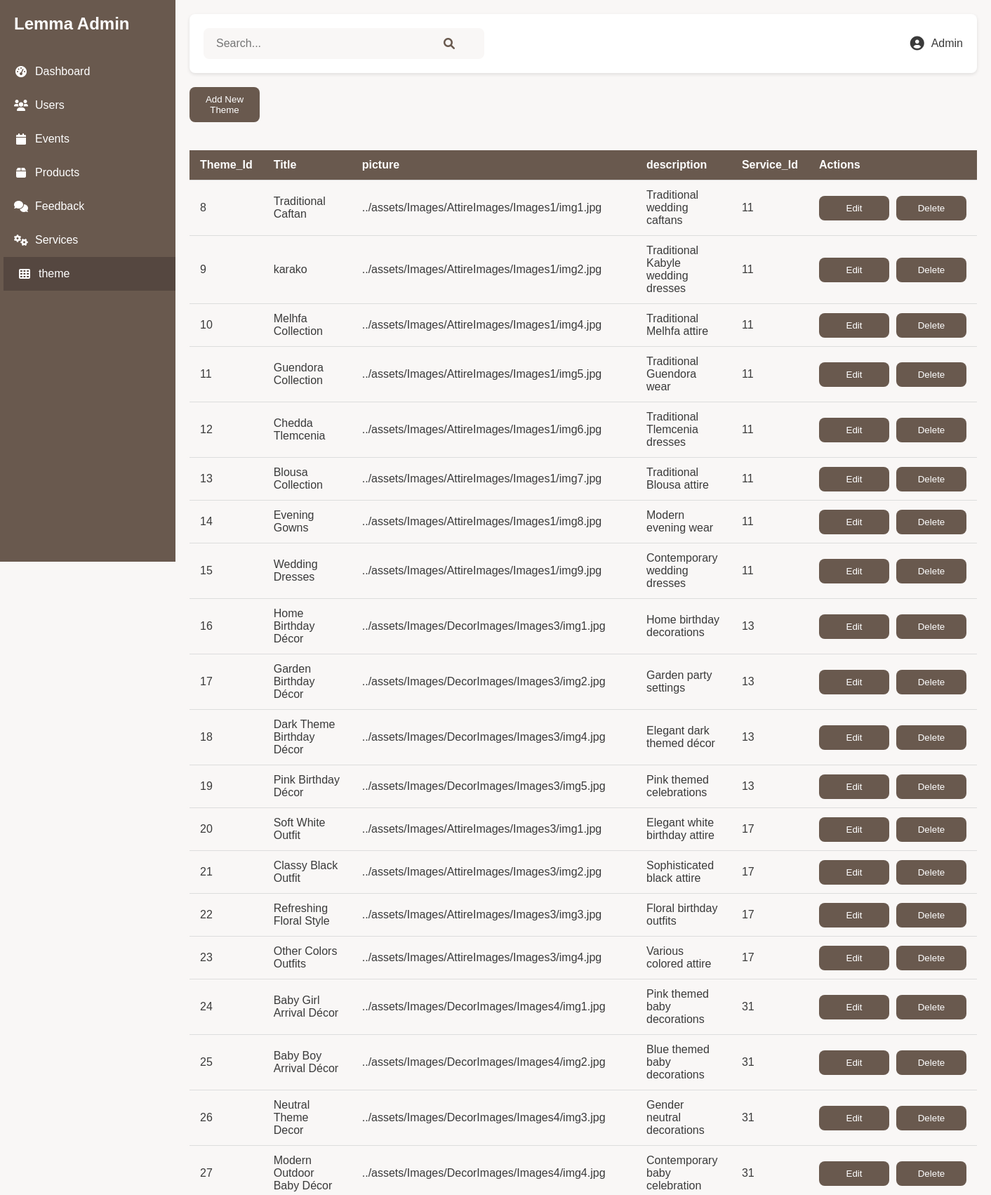
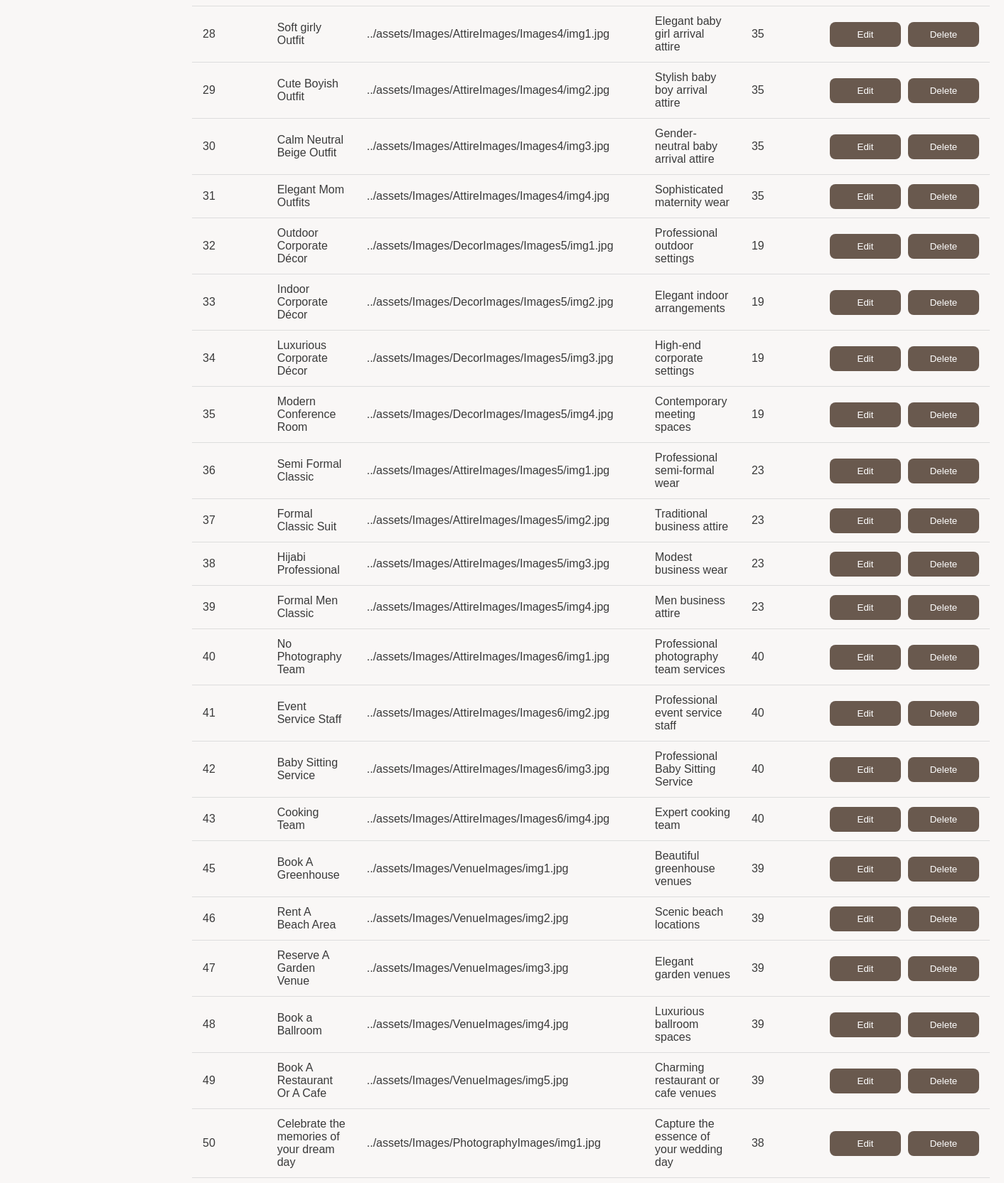
/Admin/index3.php?section=theme (upper part), run on the app's committed database (2 pictures, top to bottom).
### tables this page shows
CREATE TABLE `theme` (
  `Theme_Id` int(11) NOT NULL,
  `Title` varchar(50) NOT NULL,
  `picture` varchar(255) NOT NULL,
  `description` varchar(255) NOT NULL,
  `Service_Id` int(11) NOT NULL
);

### Admin/index3.php (the view, shortened to what this page needs)
<?php
include '../db1.php';
$currentSection = isset($_GET['section']) ? $_GET['section'] : 'dashboard';
$search = isset($_GET['search']) ? $_GET['search'] : '';
?>
<!DOCTYPE html>
<html lang="en">
<head>
    <link rel="stylesheet" href="https://cdnjs.cloudflare.com/ajax/libs/font-awesome/6.0.0/css/all.min.css">
    <link rel="stylesheet" href="styles.css">
</head>
<body>
    <div class="admin-container">
        <aside class="sidebar">
            <div class="logo">
                <h2>Lemma Admin</h2>
            </div>
            <nav>
                <a href="?section=dashboard" class="<?php echo $currentSection === 'dashboard' ? 'active' : ''; ?>"><i class="fas fa-tachometer-alt"></i> Dashboard</a>
                <a href="?section=users" class="<?php echo $currentSection === 'users' ? 'active' : ''; ?>"><i class="fas fa-users"></i> Users</a>
                <a href="?section=event" class="<?php echo $currentSection === 'event' ? 'active' : ''; ?>"><i class="fas fa-calendar"></i> Events</a>
                <a href="?section=product" class="<?php echo $currentSection === 'product' ? 'active' : ''; ?>"><i class="fas fa-box"></i> Products</a>
                <a href="?section=feedback" class="<?php echo $currentSection === 'feedback' ? 'active' : ''; ?>"><i class="fas fa-comments"></i> Feedback</a>
                <a href="?section=services" class="<?php echo $currentSection === 'services' ? 'active' : ''; ?>"><i class="fas fa-cogs"></i> Services</a>
                <a href="?section=theme" class="<?php echo $currentSection === 'theme' ? 'active' : ''; ?>"><i class="fas fa-th"></i> theme</a>
            </nav>
        </aside>
        <main class="main-content">
            <header>
                <div class="search-bar">
                    <form method="GET">
                        <input type="text" name="search" placeholder="Search..." value="<?php echo htmlspecialchars($search); ?>">
                        <button type="submit"><i class="fas fa-search"></i></button>
                    </form>
                </div>
                <div class="admin-profile">
                    <i class="fas fa-user-circle"></i>
                    <span>Admin</span>
                </div>
            </header>
            <div class="content-section">
                <?php if (in_array($currentSection, ['event', 'services', 'theme'])): ?>
                    <button onclick="editItem('<?php echo $currentSection; ?>')" style="margin-bottom: 20px;">
                        Add New <?php echo ucfirst($currentSection); ?>
                    </button>
                <?php endif; ?>
                <?php
                switch ($currentSection) {
                    case 'theme':
                        $query = "SELECT * FROM theme WHERE Title LIKE ?";
                        $idColumn = 'Theme_Id';
                        break;
                }
                $stmt = $conn->prepare($query);
                $searchParam = "%" . $search . "%";
                $stmt->bind_param("s", $searchParam);
                $stmt->execute();
                $result = $stmt->get_result();
                echo "<table>";
                echo "<thead><tr>";
                while ($field = $result->fetch_field()) {
                    echo "<th>" . htmlspecialchars($field->name) . "</th>";
                }
                echo "<th>Actions</th>";
                echo "</tr></thead><tbody>";
                while ($row = $result->fetch_assoc()) {
                    echo "<tr>";
                    foreach ($row as $key => $value) {
                        echo "<td>" . htmlspecialchars($value ?? '', ENT_QUOTES, 'UTF-8') . "</td>";
                    }
                    if ($currentSection === 'services' || $currentSection === 'theme' || $currentSection === 'event') {
                        echo "<td>
                       <div class=\"container\">
                            <button onclick=\"editItem('{$currentSection}', {$row[$idColumn]})\">Edit</button>
                            <button onclick=\"deleteItem('{$currentSection}', {$row[$idColumn]})\">Delete</button>
                            </div>
                        </td>";
                    } else {
                        echo "<td>
                            <button onclick=\"deleteItem('{$currentSection}', {$row[$idColumn]})\">Delete</button>
                        </td>";
                    }
                    echo "</tr>";
                }
                echo "</tbody></table>";
                ?>
            </div>
        </main>
    </div>
</body>
</html>

### Admin/styles.css (style rules this page uses)
:root { --primary-color: #69594e; --secondary-color: #f9f7f6; --hover-color: #554740; --text-color: #3a3a3a; --sidebar-width: 250px; --header-height: 60px; --border-radius: 8px; }
* { margin: 0; padding: 0; box-sizing: border-box; }
body { font-family: "Arial", sans-serif; background-color: var(--secondary-color); color: var(--text-color); }
.admin-container { display: flex; min-height: 100vh; }
.sidebar { width: var(--sidebar-width); background-color: var(--primary-color); color: white; padding: 20px 0; position: fixed; height: 100vh; overflow-y: auto; transition: transform 0.3s ease; z-index: 1000; }
.logo { padding: 0 20px; margin-bottom: 30px; }
.logo h2 { font-size: 24px; font-weight: bold; }
.sidebar nav { display: flex; flex-direction: column; }
.sidebar nav a { padding: 15px 20px; color: white; text-decoration: none; display: flex; align-items: center; transition: background-color 0.3s ease, transform 0.2s ease; font-size: 16px; }
.sidebar nav a i { margin-right: 10px; width: 20px; text-align: center; }
.sidebar nav a:hover, .sidebar nav a.active { background-color: var(--hover-color); transform: translateX(5px); }
.main-content { flex: 1; margin-left: var(--sidebar-width); padding: 20px; transition: margin-left 0.3s ease; }
header { display: flex; justify-content: space-between; align-items: center; padding: 20px; background-color: white; border-radius: var(--border-radius); margin-bottom: 20px; box-shadow: 0 2px 5px rgba(0, 0, 0, 0.1); }
.search-bar { display: flex; align-items: center; background-color: var(--secondary-color); border-radius: var(--border-radius); padding: 5px 10px; flex: 0 1 400px; }
.search-bar form { display: flex; align-items: center; width: 100%; }
.search-bar input { border: none; background: none; padding: 8px; width: 100%; outline: none; font-size: 16px; color: var(--text-color); }
.search-bar button { display: flex; align-items: center; justify-content: center; background: none; border: none; color: var(--primary-color); cursor: pointer; font-size: 18px; padding: 5px; }
.search-bar button i { font-size: 16px; }
.admin-profile { display: flex; align-items: center; gap: 10px; font-size: 16px; color: var(--text-color); }
.admin-profile i { font-size: 20px; }
table { width: 100%; border-collapse: collapse; margin-top: 20px; min-width: 600px; }
th, td { padding: 12px 15px; text-align: left; border-bottom: 1px solid #ddd; }
th { background-color: var(--primary-color); color: white; }
.container { display: flex; gap: 10px; justify-content: center; }
button { padding: 10px; width: 100px; background-color: var(--primary-color); color: white; border: none; border-radius: var(--border-radius); cursor: pointer; transition: background-color 0.3s ease, transform 0.2s ease; }

### data on the page
theme: Theme_Id "8", Title "Traditional Caftan", picture "../assets/Images/AttireImages/Images1/img1.jpg", description "Traditional wedding caftans", Service_Id "11"
theme: Theme_Id "9", Title "karako", picture "../assets/Images/AttireImages/Images1/img2.jpg", description "Traditional Kabyle wedding dresses", Service_Id "11"
theme: Theme_Id "10", Title "Melhfa Collection", picture "../assets/Images/AttireImages/Images1/img4.jpg", description "Traditional Melhfa attire", Service_Id "11"
theme: Theme_Id "11", Title "Guendora Collection", picture "../assets/Images/AttireImages/Images1/img5.jpg", description "Traditional Guendora wear", Service_Id "11"
theme: Theme_Id "12", Title "Chedda Tlemcenia", picture "../assets/Images/AttireImages/Images1/img6.jpg", description "Traditional Tlemcenia dresses", Service_Id "11"
theme: Theme_Id "13", Title "Blousa Collection", picture "../assets/Images/AttireImages/Images1/img7.jpg", description "Traditional Blousa attire", Service_Id "11"
theme: Theme_Id "14", Title "Evening Gowns", picture "../assets/Images/AttireImages/Images1/img8.jpg", description "Modern evening wear", Service_Id "11"
theme: Theme_Id "15", Title "Wedding Dresses", picture "../assets/Images/AttireImages/Images1/img9.jpg", description "Contemporary wedding dresses", Service_Id "11"
theme: Theme_Id "16", Title "Home Birthday Décor", picture "../assets/Images/DecorImages/Images3/img1.jpg", description "Home birthday decorations", Service_Id "13"
theme: Theme_Id "17", Title "Garden Birthday Décor", picture "../assets/Images/DecorImages/Images3/img2.jpg", description "Garden party settings", Service_Id "13"
theme: Theme_Id "18", Title "Dark Theme Birthday Décor", picture "../assets/Images/DecorImages/Images3/img4.jpg", description "Elegant dark themed décor", Service_Id "13"
theme: Theme_Id "19", Title "Pink Birthday Décor", picture "../assets/Images/DecorImages/Images3/img5.jpg", description "Pink themed celebrations", Service_Id "13"
theme: Theme_Id "20", Title "Soft White Outfit", picture "../assets/Images/AttireImages/Images3/img1.jpg", description "Elegant white birthday attire", Service_Id "17"
theme: Theme_Id "21", Title "Classy Black Outfit", picture "../assets/Images/AttireImages/Images3/img2.jpg", description "Sophisticated black attire", Service_Id "17"
theme: Theme_Id "22", Title "Refreshing Floral Style", picture "../assets/Images/AttireImages/Images3/img3.jpg", description "Floral birthday outfits", Service_Id "17"
theme: Theme_Id "23", Title "Other Colors Outfits", picture "../assets/Images/AttireImages/Images3/img4.jpg", description "Various colored attire", Service_Id "17"
theme: Theme_Id "24", Title "Baby Girl Arrival Décor", picture "../assets/Images/DecorImages/Images4/img1.jpg", description "Pink themed baby decorations", Service_Id "31"
theme: Theme_Id "25", Title "Baby Boy Arrival Décor", picture "../assets/Images/DecorImages/Images4/img2.jpg", description "Blue themed baby decorations", Service_Id "31"
theme: Theme_Id "26", Title "Neutral Theme Decor", picture "../assets/Images/DecorImages/Images4/img3.jpg", description "Gender neutral decorations", Service_Id "31"
theme: Theme_Id "27", Title "Modern Outdoor Baby Décor", picture "../assets/Images/DecorImages/Images4/img4.jpg", description "Contemporary baby celebration", Service_Id "31"
theme: Theme_Id "28", Title "Soft girly Outfit", picture "../assets/Images/AttireImages/Images4/img1.jpg", description "Elegant baby girl arrival attire", Service_Id "35"
theme: Theme_Id "29", Title "Cute Boyish Outfit", picture "../assets/Images/AttireImages/Images4/img2.jpg", description "Stylish baby boy arrival attire", Service_Id "35"
theme: Theme_Id "30", Title "Calm Neutral Beige Outfit", picture "../assets/Images/AttireImages/Images4/img3.jpg", description "Gender-neutral baby arrival attire", Service_Id "35"
theme: Theme_Id "31", Title "Elegant Mom Outfits", picture "../assets/Images/AttireImages/Images4/img4.jpg", description "Sophisticated maternity wear", Service_Id "35"
theme: Theme_Id "32", Title "Outdoor Corporate Décor", picture "../assets/Images/DecorImages/Images5/img1.jpg", description "Professional outdoor settings", Service_Id "19"
theme: Theme_Id "33", Title "Indoor Corporate Décor", picture "../assets/Images/DecorImages/Images5/img2.jpg", description "Elegant indoor arrangements", Service_Id "19"
theme: Theme_Id "34", Title "Luxurious Corporate Décor", picture "../assets/Images/DecorImages/Images5/img3.jpg", description "High-end corporate settings", Service_Id "19"
theme: Theme_Id "35", Title "Modern Conference Room", picture "../assets/Images/DecorImages/Images5/img4.jpg", description "Contemporary meeting spaces", Service_Id "19"
theme: Theme_Id "36", Title "Semi Formal Classic", picture "../assets/Images/AttireImages/Images5/img1.jpg", description "Professional semi-formal wear", Service_Id "23"
theme: Theme_Id "37", Title "Formal Classic Suit", picture "../assets/Images/AttireImages/Images5/img2.jpg", description "Traditional business attire", Service_Id "23"
theme: Theme_Id "38", Title "Hijabi Professional", picture "../assets/Images/AttireImages/Images5/img3.jpg", description "Modest business wear", Service_Id "23"
theme: Theme_Id "39", Title "Formal Men Classic", picture "../assets/Images/AttireImages/Images5/img4.jpg", description "Men business attire", Service_Id "23"
theme: Theme_Id "40", Title "No Photography Team", picture "../assets/Images/AttireImages/Images6/img1.jpg", description "Professional photography team services", Service_Id "40"
theme: Theme_Id "41", Title "Event Service Staff", picture "../assets/Images/AttireImages/Images6/img2.jpg", description "Professional event service staff", Service_Id "40"
theme: Theme_Id "42", Title "Baby Sitting Service", picture "../assets/Images/AttireImages/Images6/img3.jpg", description "Professional Baby Sitting Service", Service_Id "40"
theme: Theme_Id "43", Title "Cooking Team", picture "../assets/Images/AttireImages/Images6/img4.jpg", description "Expert cooking team", Service_Id "40"
theme: Theme_Id "45", Title "Book A Greenhouse", picture "../assets/Images/VenueImages/img1.jpg", description "Beautiful greenhouse venues", Service_Id "39"
theme: Theme_Id "46", Title "Rent A Beach Area", picture "../assets/Images/VenueImages/img2.jpg", description "Scenic beach locations", Service_Id "39"
theme: Theme_Id "47", Title "Reserve A Garden Venue", picture "../assets/Images/VenueImages/img3.jpg", description "Elegant garden venues", Service_Id "39"
theme: Theme_Id "48", Title "Book a Ballroom", picture "../assets/Images/VenueImages/img4.jpg", description "Luxurious ballroom spaces", Service_Id "39"
theme: Theme_Id "49", Title "Book A Restaurant Or A Cafe", picture "../assets/Images/VenueImages/img5.jpg", description "Charming restaurant or cafe venues", Service_Id "39"
theme: Theme_Id "50", Title "Celebrate the memories of your dream day", picture "../assets/Images/PhotographyImages/img1.jpg", description "Capture the essence of your wedding day", Service_Id "38"

### other printed values
$currentSection "Theme"
$field->name "Theme_Id"
$field->name "Title"
$field->name "picture"
$field->name "description"
$field->name "Service_Id"
